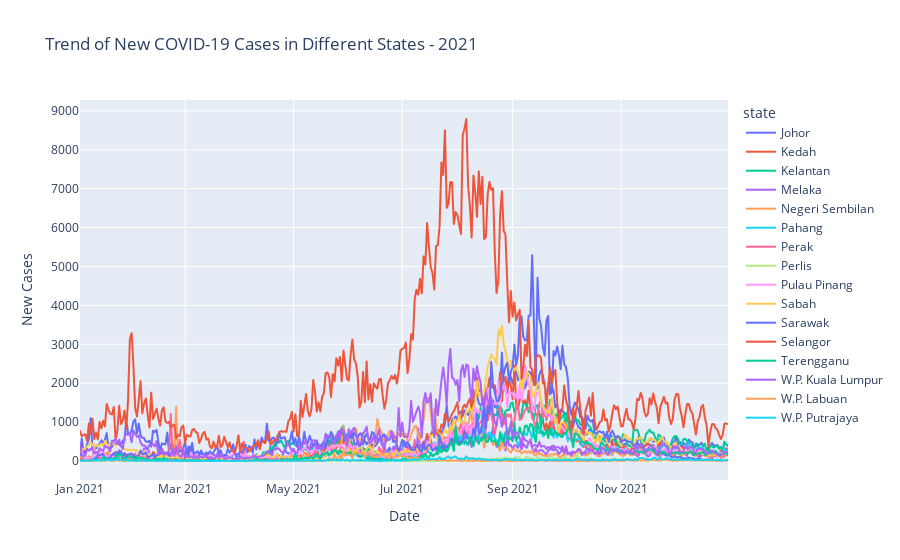

Here is the notebook cell this chart was saved with:
### Code cell
import pandas as pd
import plotly.express as px

CSV_FILE = 'casesstate.csv'
df = pd.read_csv(CSV_FILE)

# Assuming the 'date' column is in datetime format
df['date'] = pd.to_datetime(df['date'])

# Select the desired year (e.g., 2023)
selected_year = int(input('input the year'))
df_selected_year = df[df['date'].dt.year == selected_year]

fig = px.line(df_selected_year, x='date', y='cases_new', color='state',
              title=f'Trend of New COVID-19 Cases in Different States - {selected_year}')
fig.update_layout(xaxis_title='Date', yaxis_title='New Cases')
fig.show()

### Figure 1 — Plotly figure (JSON) as saved in the notebook; plotly's stock layout.template omitted (floating-point values rounded to 4 significant figures; data arrays with more than 128 entries replaced by an {"elided": "..."} marker saying what was removed)
{"data": [{"hovertemplate": "state=Johor<br>date=%{x}<br>cases_new=%{y}<extra></extra>", "legendgroup": "Johor", "line": {"color": "#636efa", "dash": "solid"}, "marker": {"symbol": "circle"}, "mode": "lines", "name": "Johor", "showlegend": true, "type": "scattergl", "x": {"elided": "365 str values"}, "xaxis": "x", "y": {"elided": "365 int values"}, "yaxis": "y"}, {"hovertemplate": "state=Kedah<br>date=%{x}<br>cases_new=%{y}<extra></extra>", "legendgroup": "Kedah", "line": {"color": "#EF553B", "dash": "solid"}, "marker": {"symbol": "circle"}, "mode": "lines", "name": "Kedah", "showlegend": true, "type": "scattergl", "x": {"elided": "365 str values"}, "xaxis": "x", "y": {"elided": "365 int values"}, "yaxis": "y"}, {"hovertemplate": "state=Kelantan<br>date=%{x}<br>cases_new=%{y}<extra></extra>", "legendgroup": "Kelantan", "line": {"color": "#00cc96", "dash": "solid"}, "marker": {"symbol": "circle"}, "mode": "lines", "name": "Kelantan", "showlegend": true, "type": "scattergl", "x": {"elided": "365 str values"}, "xaxis": "x", "y": {"elided": "365 int values"}, "yaxis": "y"}, {"hovertemplate": "state=Melaka<br>date=%{x}<br>cases_new=%{y}<extra></extra>", "legendgroup": "Melaka", "line": {"color": "#ab63fa", "dash": "solid"}, "marker": {"symbol": "circle"}, "mode": "lines", "name": "Melaka", "showlegend": true, "type": "scattergl", "x": {"elided": "365 str values"}, "xaxis": "x", "y": {"elided": "365 int values"}, "yaxis": "y"}, {"hovertemplate": "state=Negeri Sembilan<br>date=%{x}<br>cases_new=%{y}<extra></extra>", "legendgroup": "Negeri Sembilan", "line": {"color": "#FFA15A", "dash": "solid"}, "marker": {"symbol": "circle"}, "mode": "lines", "name": "Negeri Sembilan", "showlegend": true, "type": "scattergl", "x": {"elided": "365 str values"}, "xaxis": "x", "y": {"elided": "365 int values"}, "yaxis": "y"}, {"hovertemplate": "state=Pahang<br>date=%{x}<br>cases_new=%{y}<extra></extra>", "legendgroup": "Pahang", "line": {"color": "#19d3f3", "dash": "solid"}, "marker": {"symbol": "circle"}, "mode": "lines", "name": "Pahang", "showlegend": true, "type": "scattergl", "x": {"elided": "365 str values"}, "xaxis": "x", "y": {"elided": "365 int values"}, "yaxis": "y"}, {"hovertemplate": "state=Perak<br>date=%{x}<br>cases_new=%{y}<extra></extra>", "legendgroup": "Perak", "line": {"color": "#FF6692", "dash": "solid"}, "marker": {"symbol": "circle"}, "mode": "lines", "name": "Perak", "showlegend": true, "type": "scattergl", "x": {"elided": "365 str values"}, "xaxis": "x", "y": {"elided": "365 int values"}, "yaxis": "y"}, {"hovertemplate": "state=Perlis<br>date=%{x}<br>cases_new=%{y}<extra></extra>", "legendgroup": "Perlis", "line": {"color": "#B6E880", "dash": "solid"}, "marker": {"symbol": "circle"}, "mode": "lines", "name": "Perlis", "showlegend": true, "type": "scattergl", "x": {"elided": "365 str values"}, "xaxis": "x", "y": {"elided": "365 int values"}, "yaxis": "y"}, {"hovertemplate": "state=Pulau Pinang<br>date=%{x}<br>cases_new=%{y}<extra></extra>", "legendgroup": "Pulau Pinang", "line": {"color": "#FF97FF", "dash": "solid"}, "marker": {"symbol": "circle"}, "mode": "lines", "name": "Pulau Pinang", "showlegend": true, "type": "scattergl", "x": {"elided": "365 str values"}, "xaxis": "x", "y": {"elided": "365 int values"}, "yaxis": "y"}, {"hovertemplate": "state=Sabah<br>date=%{x}<br>cases_new=%{y}<extra></extra>", "legendgroup": "Sabah", "line": {"color": "#FECB52", "dash": "solid"}, "marker": {"symbol": "circle"}, "mode": "lines", "name": "Sabah", "showlegend": true, "type": "scattergl", "x": {"elided": "365 str values"}, "xaxis": "x", "y": {"elided": "365 int values"}, "yaxis": "y"}, {"hovertemplate": "state=Sarawak<br>date=%{x}<br>cases_new=%{y}<extra></extra>", "legendgroup": "Sarawak", "line": {"color": "#636efa", "dash": "solid"}, "marker": {"symbol": "circle"}, "mode": "lines", "name": "Sarawak", "showlegend": true, "type": "scattergl", "x": {"elided": "365 str values"}, "xaxis": "x", "y": {"elided": "365 int values"}, "yaxis": "y"}, {"hovertemplate": "state=Selangor<br>date=%{x}<br>cases_new=%{y}<extra></extra>", "legendgroup": "Selangor", "line": {"color": "#EF553B", "dash": "solid"}, "marker": {"symbol": "circle"}, "mode": "lines", "name": "Selangor", "showlegend": true, "type": "scattergl", "x": {"elided": "365 str values"}, "xaxis": "x", "y": {"elided": "365 int values"}, "yaxis": "y"}, {"hovertemplate": "state=Terengganu<br>date=%{x}<br>cases_new=%{y}<extra></extra>", "legendgroup": "Terengganu", "line": {"color": "#00cc96", "dash": "solid"}, "marker": {"symbol": "circle"}, "mode": "lines", "name": "Terengganu", "showlegend": true, "type": "scattergl", "x": {"elided": "365 str values"}, "xaxis": "x", "y": {"elided": "365 int values"}, "yaxis": "y"}, {"hovertemplate": "state=W.P. Kuala Lumpur<br>date=%{x}<br>cases_new=%{y}<extra></extra>", "legendgroup": "W.P. Kuala Lumpur", "line": {"color": "#ab63fa", "dash": "solid"}, "marker": {"symbol": "circle"}, "mode": "lines", "name": "W.P. Kuala Lumpur", "showlegend": true, "type": "scattergl", "x": {"elided": "365 str values"}, "xaxis": "x", "y": {"elided": "365 int values"}, "yaxis": "y"}, {"hovertemplate": "state=W.P. Labuan<br>date=%{x}<br>cases_new=%{y}<extra></extra>", "legendgroup": "W.P. Labuan", "line": {"color": "#FFA15A", "dash": "solid"}, "marker": {"symbol": "circle"}, "mode": "lines", "name": "W.P. Labuan", "showlegend": true, "type": "scattergl", "x": {"elided": "365 str values"}, "xaxis": "x", "y": {"elided": "365 int values"}, "yaxis": "y"}, {"hovertemplate": "state=W.P. Putrajaya<br>date=%{x}<br>cases_new=%{y}<extra></extra>", "legendgroup": "W.P. Putrajaya", "line": {"color": "#19d3f3", "dash": "solid"}, "marker": {"symbol": "circle"}, "mode": "lines", "name": "W.P. Putrajaya", "showlegend": true, "type": "scattergl", "x": {"elided": "365 str values"}, "xaxis": "x", "y": {"elided": "365 int values"}, "yaxis": "y"}], "layout": {"legend": {"title": {"text": "state"}, "tracegroupgap": 0}, "title": {"text": "Trend of New COVID-19 Cases in Different States - 2021"}, "xaxis": {"anchor": "y", "domain": [0, 1], "title": {"text": "Date"}}, "yaxis": {"anchor": "x", "domain": [0, 1], "title": {"text": "New Cases"}}}}
